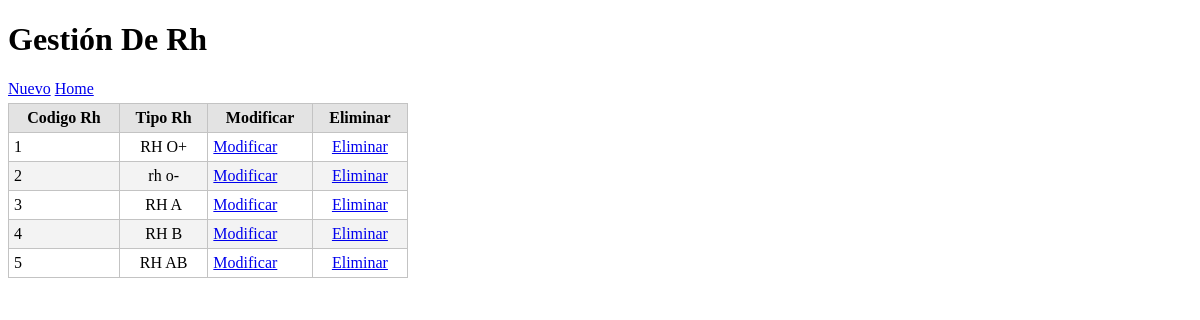
Screenshot of /rh/index.php with the database file from the repository.
### tables this page shows
CREATE TABLE IF NOT EXISTS `rh` (
  `cod_rh` varchar(10) NOT NULL,
  `desc_rh` varchar(20) NOT NULL,
  PRIMARY KEY (`cod_rh`)
);

### rh/view/viewClass.php (called while the page is built, shortened)
<?php
class viewClass {
  static public function renderHTML($view, $args = NULL) {
    include_once 'templates/' . $view;
  }
}

### librerias/dataBaseClass.php (called while the page is built, shortened)
<?php
class dataBaseClass {
  static private $host = 'localhost';
  static private $port = 3306,
          $dbname = 'bd_dersercion',
          $user = 'root',
          $password = '',
          $driver = 'mysql',
          $instance = NULL;
  static public function getInstance() {
    return self::$instance;
  }
  static private function connect() {
    try {
      $dsn = self::$driver
              . ':host='. self::$host
              . ';port=' . self::$port
              . ';dbname=' . self::$dbname;
      self::$instance = new PDO($dsn, self::$user, self::$password);
      return true;
    } catch (PDOException $e) {
      echo $e->getMessage();
    }
  }
}

### rh/model/modelClass.php (called while the page is built, shortened)
<?php
class modelClass {
         static public function getAll() {
        try {
            $sql = 'SELECT rh.cod_rh, rh.desc_rh FROM rh ';
            return dataBaseClass::getInstance()->query($sql)->fetchAll(PDO::FETCH_ASSOC);
        } catch (PDOException $e) {
            return $e;
        }
    }
}
?>

### rh/view/templates/index.php (the view, shortened to what this page needs)
<!DOCTYPE html>
<html lang="es">
    <head>
        <link rel="stylesheet" media="screen" href="css/main.css">
    </head>
    <body>
        <h1>Gestión De Rh</h1>
        <div id="lnkNuevo">
            <a href="index.php?action=create">Nuevo</a>
            <td><a href="/mitaller" title="Regresar al inicio">Home</a></td>
        </div>
        <table id="tblContenido">
            <thead>
                <tr>
                    <th>Codigo Rh</th>
                    <th>Tipo Rh</th>
                    <th>Modificar</th>
                    <th>Eliminar</th>
                </tr>
            </thead>
            <tbody>
                <?php foreach ($datos as $row): ?>
                    <tr>
                        <td><?php echo $row['cod_rh'] ?></td>
                        <td><?php echo $row['desc_rh'] ?></td>
                        <td><a href="index.php?action=update&amp;id=<?php echo $row['cod_rh'] ?>">Modificar</a></td>
                        <td><a href="index.php?action=delete&amp;id=<?php echo $row['cod_rh'] ?>">Eliminar</a></td>
                    </tr>
                <?php endforeach ?>
            </tbody>
        </table>
    </body>
</html>

### rh/css/main.css (style rules this page uses)
#lnkNuevo { margin-bottom: 5px; }
#tblContenido { border: solid #c3c3c3 1px; width: 400px; border-spacing: 0px; border-collapse: collapse; }
#tblContenido thead tr th { background-color: #e3e3e3; }
#tblContenido tbody tr td, #tblContenido thead tr th { margin: 0px; padding: 0px; border: solid #c3c3c3 1px; padding: 5px; }
#tblContenido tbody tr:nth-child(2n) { background-color: #f3f3f3; }
#tblContenido tbody tr td:last-child, #tblContenido tbody tr td:nth-child(2) { text-align: center; }

### rows the page displays
rh: cod_rh "1", desc_rh "RH O+"
rh: cod_rh "2", desc_rh "rh o-"
rh: cod_rh "3", desc_rh "RH A"
rh: cod_rh "4", desc_rh "RH B"
rh: cod_rh "5", desc_rh "RH AB"
